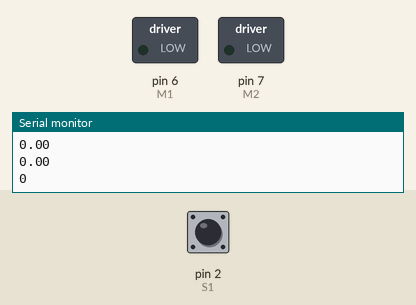
Recording of a sketch running on a simulated Arduino Uno, built with avr-gcc and run on an emulated ATmega328P. On the bench: switched loads named in the sketch (green lamp = pin HIGH), the last lines printed to the serial monitor. Inputs (shaded band) come from the test bench; at power-on: pin 2 (S1) HIGH.

Above: at 0.2 s.
At 7.54 s:
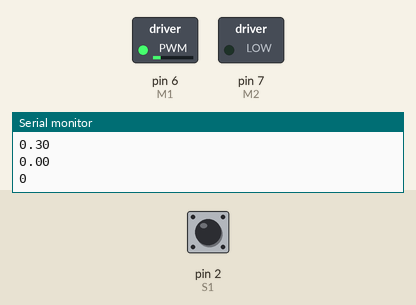
At 10.68 s:
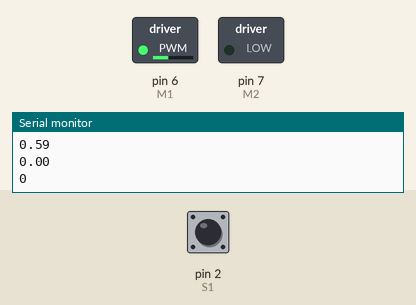
At 13.5 s:
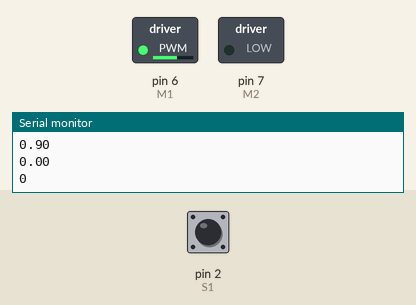
Timing chart, 0 to 15.0 s (numbered marks = the images above):
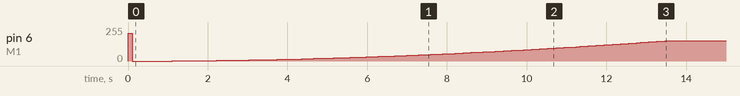

The sketch:

mit.ino
```cpp
// Motor control pins
const int M1 = 6;  // Motor terminal 1 //for us 6
const int M2 = 7;  // Motor terminal 2 //for us 7

// Speed feedback pins
const int S1 = 2;  // Speed sensor (forward)//for us 2
const int S2 = 3;  // Speed sensor (reverse)//for us 3


volatile unsigned long pos_i = 0;
volatile unsigned long prevT = 0;
volatile unsigned long prevT_i = 0;
volatile unsigned long velocity_i = 0;
volatile unsigned long posPrev = 0;
volatile unsigned long v1Filt = 0;
volatile unsigned long v1Prev = 0;

int targetPWM = 208; // 0=stop, 255=full speed

float a = 1.203;     // Plant parameter
float b = 0.1514;
float am = 2.0;      // Model parameter
float bm = 0.2;
float gammaVal = 0.02;  // Adaptation gain
float u = 0.0;

// Variables
float yp = 0.0;   // Plant output
float ym = 0.0;   // Reference model output
float theta1 = 0.0, theta2 = 0.0; // Adaptive parameters
float e0 = 0.0;   // Tracking error
float thres=0.9;

// Sampling
float dt = 0.001;       // Sampling period (s)
unsigned long lastTime = 0;

void setup() {
  pinMode(M1, OUTPUT);
  pinMode(M2, OUTPUT);

  pinMode(S1, INPUT_PULLUP);
  pinMode(S2, INPUT_PULLUP);

  attachInterrupt(digitalPinToInterrupt(S1), readEncoder, RISING);
  //attachInterrupt(digitalPinToInterrupt(S2), readEncoder, RISING);
  //attachInterrupt(digitalPinToInterrupt(S2), readEncoder, RISING);
  //attachInterrupt(digitalPinToInterrupt(S2), countReversePulse, RISING);

  Serial.begin(9600);
}
float reference(float t) {
  // Choose your input signal:
  return 168;               // Step
  // return 0.5 * t;        // Ramp
  // return sin(1.0 * t);   // Sine
  //return 12+2*(sin(0.2 * PI * t) > 0 ? 1 : -1); // Square wave
}
void loop() {
  // Spin forward
  int pos = 0;
  float velocity2 = 0;
  noInterrupts(); // disable interrupts temporarily while reading
  pos = pos_i;
  velocity2 = velocity_i;
  interrupts();
  unsigned long previousMillis = 0;   // Stores last time event ran
  const unsigned long interval = 10;  // 10 ms = 0.01 seconds

  long currT = micros();
  float deltaT = ((float) (currT-prevT))/1.0e6;
  float velocity1 = (pos - posPrev)/deltaT;
  float V_ref = 15.0;
  posPrev = pos;
  prevT = currT;

  velocity1 = velocity1/2086.0*60.0;
  v1Filt = (float)0.854*v1Filt + 0.0728*velocity1 + 0.0728*v1Prev;
  v1Prev = velocity1;


  // if(currT/1e6==1){
  //   Serial.println(v1Filt);
  //   Serial.println(targetPWM);
  // }

  unsigned long now = millis();
  float t = now / 1000.0;  // time in seconds

  if (t - lastTime * 0.001 >= dt) {
    lastTime = now;

    // Reference input
    float r = reference(t);

    // Control input (adaptive law)
    u = theta1 * r - theta2 * v1Filt;

    // Plant dynamics (Euler integration)
    float dyp = -a * yp + b * u;
    yp += dyp * dt;

    // Reference model dynamics
    float dym = -am * ym + bm * r;
    ym += dym * dt;

    // Tracking error
    e0 = v1Filt - ym;

    // MIT adaptation laws
    float dtheta1 = -gammaVal * e0 * r;
    float dtheta2 =  gammaVal * e0 * v1Filt;

    theta1 = max(min(theta1+dtheta1 * dt,thres),-thres);
    theta2 = max(min(theta2+dtheta2 * dt,thres),-thres);
    Serial.println(theta1);
    Serial.println(theta2);


    targetPWM=min(u,250);
    Serial.println(v1Filt);
  }

  //unsigned long currentMillis = millis();  // current time in ms

  // if (currentMillis - previousMillis >= interval) {
  //   previousMillis = currentMillis;  // save last trigger time
  //   //Serial.println(v1Filt);
  //   //Serial.println(128+u);

  // }
  //targetPWM=0;
  //40*(V_ref-v1Filt)


  analogWrite(M1, targetPWM); //forward
  digitalWrite(M2,LOW);

  // digitalWrite(M2, HIGH);
  // analogWrite(M1, targetPWM);

  // digitalWrite(M2, HIGH);
  // analogWrite(M1, 255- targetPWM);
  //digitalWrite(M1,HIGH);
  //digitalWrite(M2,LOW);


  //delay(2000);  // run 2 sec
  /*


  //Stop
  digitalWrite(M1, LOW);
  digitalWrite(M2, LOW);
  delay(1000);


  // Spin backward
  digitalWrite(M1, LOW);
  digitalWrite(M2, HIGH);
  delay(2000);  // run 2 sec

  // Stop
  digitalWrite(M1, LOW);
  digitalWrite(M2, LOW);
  delay(1000);*/

  // Print speed info

  //Serial.println(pos);
  //Serial.println(currT);
  //Serial.println(posPrev);

  delay(100); // 0.1 s sampling
  //delay(5000);
}


void readEncoder() {
  // Read encoder B when ENCA rises
  int b = digitalRead(S1);
  //int b1 = digitalRead(S1);
  int increment = 0;
  if (b > 0) {
    // If B is high, increment forward
    increment = 1;
  } else {
    // Otherwise, increment backward
    increment = -1;
  }
  pos_i = pos_i + increment;

  // Compute velocity with method 2
  long currT = micros();
  float deltaT = ((float)(currT - prevT_i)) / 1.0e6;
  velocity_i = increment / deltaT;
  prevT_i = currT;
  //Serial.println(pos_i);
  //Serial.println(b);
  //Serial.println(b1);
}
```

Measured:
- by itself, pin 6 (M1): 0/255 → 208/255 at 0.00 s, → 0/255 0.10 s later, → 1/255 1.0 s later, → 2/255 0.51 s later, … (107 changes in this stretch)
